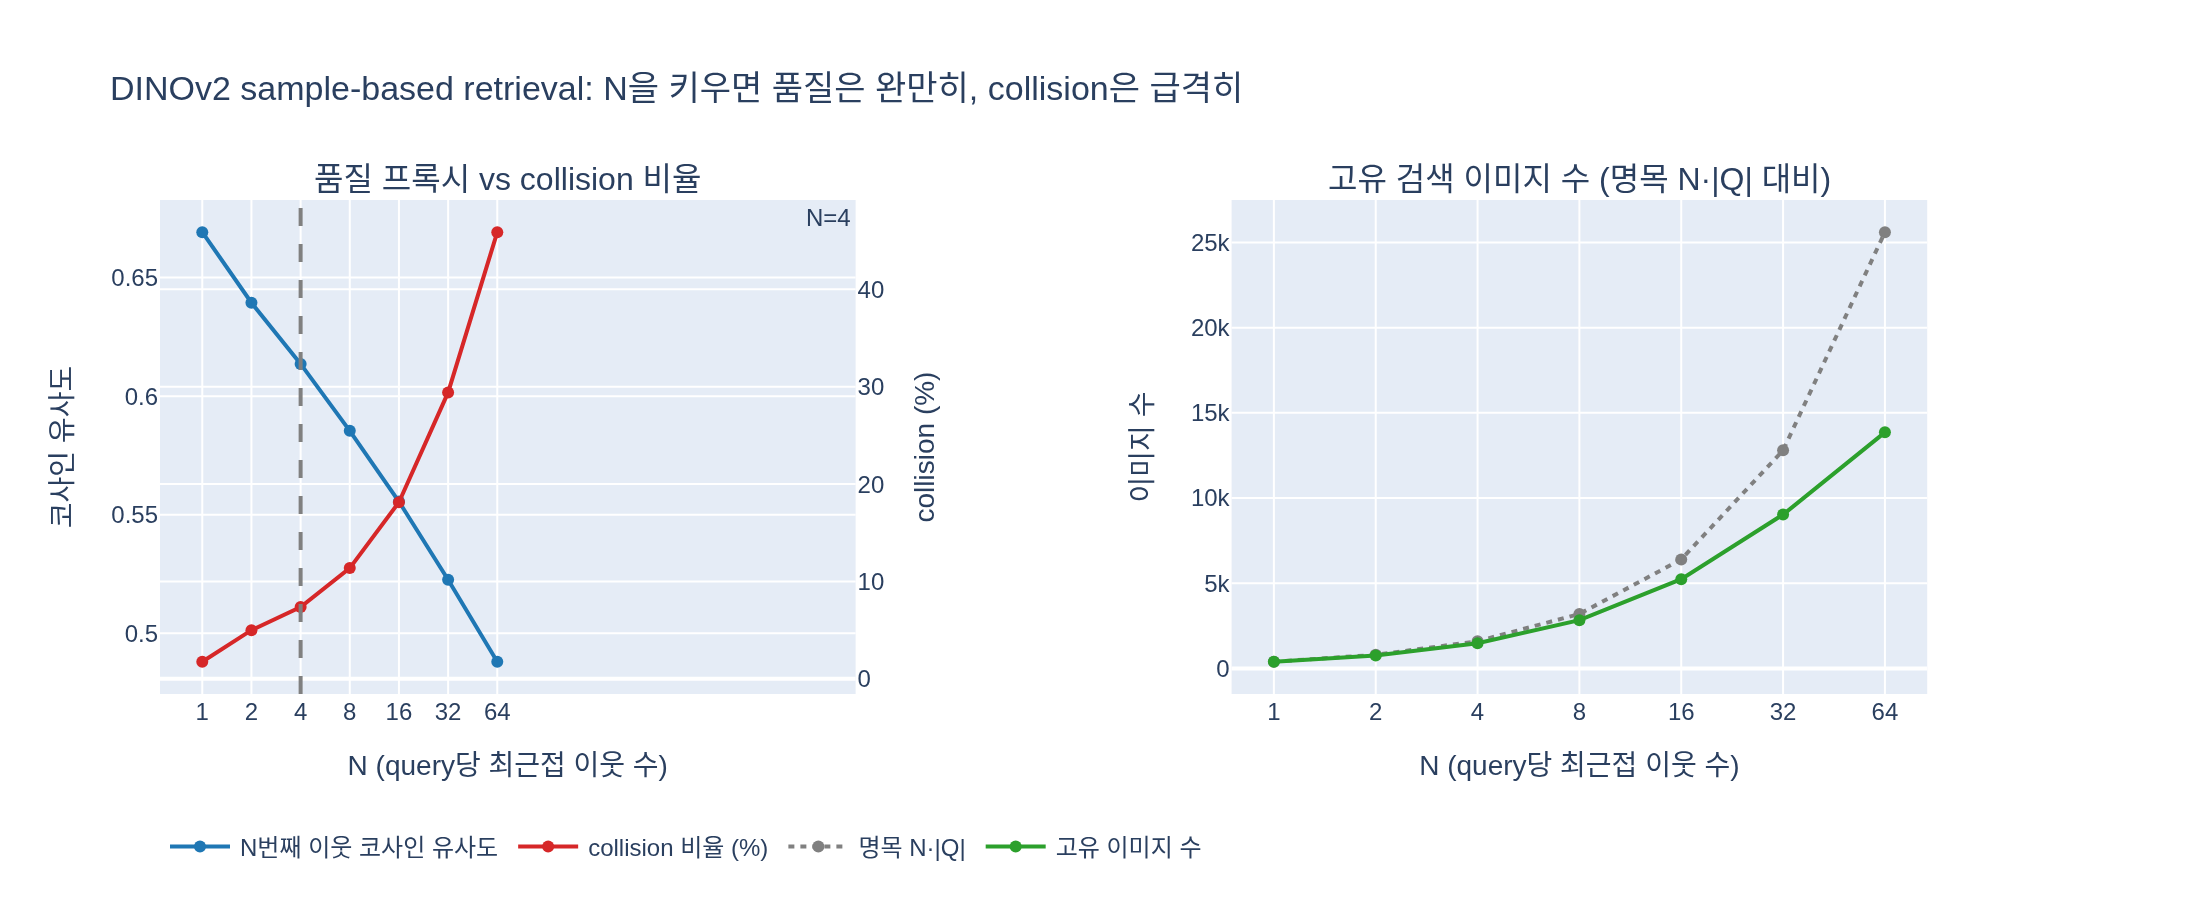

Write Python code to recreate this figure.
# %% [markdown]
# # DINOv2 retrieval에서 N=4를 고른 이유 — collision 트레이드오프 실험
#
# DINOv2는 curated 이미지(query) 하나마다 uncurated pool에서 **최근접 이웃 $N$개**를 가져와
# 데이터셋을 키운다(sample-based retrieval). 논문은 $N$을 훨씬 크게 해도 검색 결과가
# *눈으로 보면* 괜찮았지만, **collision**(여러 query의 이웃으로 중복 검색되는 pool 이미지)이
# 늘어나서 $N=4$를 절충점으로 택했다고 말한다.
#
# 이 스크립트는 합성 임베딩으로 그 트레이드오프를 재현한다.
#
# - **품질 프록시**: $N$번째 이웃의 코사인 유사도 (멀어질수록 관련성 하락)
# - **collision 비율**: $1 - \dfrac{|\text{unique retrieved}|}{N \cdot |Q|}$
#
# 필요 패키지: numpy, scipy, plotly, kaleido (정적 PNG 저장용)

# %%
import os
import numpy as np
from scipy.spatial import cKDTree

import plotly.graph_objects as go
from plotly.subplots import make_subplots


def _show(fig):
    try:
        from IPython import get_ipython
        if get_ipython() is not None:  # VSCode 셀/Jupyter에서만 렌더링
            fig.show()
    except ImportError:
        pass


HERE = os.path.dirname(os.path.abspath(__file__))
rng = np.random.default_rng(0)

# %% [markdown]
# ## 1. 합성 임베딩 공간 만들기
#
# 실제 논문은 ViT-H/16 임베딩 + 코사인 유사도를 쓴다. 여기서는 $d=32$ 차원 공간에
# **개념 클러스터** $C$개를 두고, curated query와 uncurated pool을 같은 클러스터 주변에서
# 샘플링한다. 단위 벡터로 정규화하면 유클리드 최근접 = 코사인 최근접이 된다:
#
# $$\|u-v\|_2^2 = 2 - 2\,u\cdot v \quad (\|u\|=\|v\|=1)$$

# %%
D, C = 32, 50            # 임베딩 차원, 개념(클러스터) 수
Q_PER_C, P_PER_C = 8, 400  # 클러스터당 query 수 / pool 수


def make_points(n_per_cluster, centers, spread):
    pts = np.concatenate(
        [c + spread * rng.standard_normal((n_per_cluster, D)) for c in centers]
    )
    return pts / np.linalg.norm(pts, axis=1, keepdims=True)


centers = rng.standard_normal((C, D))
centers /= np.linalg.norm(centers, axis=1, keepdims=True)

queries = make_points(Q_PER_C, centers, spread=0.25)   # curated (예: ImageNet-22k)
pool = make_points(P_PER_C, centers, spread=0.35)      # uncurated (예: 웹 크롤)

print(f"queries: {queries.shape}, pool: {pool.shape}")
# 출력: queries: (400, 32), pool: (20000, 32)

# %% [markdown]
# ## 2. $N$을 바꾸며 sample-based retrieval 수행
#
# query마다 $N$개의 최근접 pool 이미지를 가져온 뒤,
#
# - 총 검색 건수 $N\cdot|Q|$ (Table 15의 "Retrieved" 열이 정확히 이 값이다),
# - 실제로 **서로 다른** 이미지 수 (collision을 제거한 진짜 증강량),
# - $N$번째 이웃의 평균 코사인 유사도 (품질 프록시)
#
# 를 기록한다.

# %%
tree = cKDTree(pool)
N_LIST = [1, 2, 4, 8, 16, 32, 64]
MAX_N = max(N_LIST)

dist, idx = tree.query(queries, k=MAX_N)          # 거리 오름차순
cos = 1 - dist**2 / 2                             # 유클리드 -> 코사인 유사도

rows = []
for N in N_LIST:
    retrieved = idx[:, :N]
    total = retrieved.size
    unique = np.unique(retrieved).size
    rows.append(
        dict(
            N=N,
            total=total,
            unique=unique,
            collision_rate=1 - unique / total,
            nth_cos=cos[:, N - 1].mean(),
            mean_cos=cos[:, :N].mean(),
        )
    )

print(f"{'N':>3} {'total':>6} {'unique':>6} {'collision':>9} {'N-th cos':>8} {'mean cos':>8}")
for r in rows:
    print(f"{r['N']:>3} {r['total']:>6} {r['unique']:>6} {r['collision_rate']:>9.1%} "
          f"{r['nth_cos']:>8.3f} {r['mean_cos']:>8.3f}")
# 출력:
#   N  total unique collision N-th cos mean cos
#   1    400    393      1.7%    0.669    0.669
#   2    800    760      5.0%    0.639    0.654
#   4   1600   1482      7.4%    0.614    0.637
#   8   3200   2836     11.4%    0.585    0.616
#  16   6400   5239     18.1%    0.556    0.592
#  32  12800   9035     29.4%    0.523    0.564
#  64  25600  13857     45.9%    0.488    0.534

# %% [markdown]
# 관찰:
#
# - $N$이 커져도 $N$번째 이웃의 유사도는 **완만하게** 떨어진다 → "눈으로 보면 여전히 괜찮다".
# - 반면 collision 비율은 $N$이 커질수록 계속 늘어 $N=32$에서 약 30%, $N=64$에서 약 46%에 이른다. 같은 개념의 query 8개가
#   같은 pool 영역을 파고 들어가면서 서로의 이웃을 중복으로 가져오기 때문이다.
# - $N=4$는 유사도 손실이 작으면서(0.669→0.614) collision이 한 자리수 %(7.4%)에 머무는 지점이다.

# %% [markdown]
# ## 3. collision의 정체: pool 이미지가 몇 개의 query에 잡혔는가
#
# collision은 "pool 이미지 하나가 여러 query의 이웃"인 상황이다.
# 그 **다중도(multiplicity)** 분포를 $N=4$와 $N=32$에서 비교한다.

# %%
def multiplicity(N):
    counts = np.bincount(idx[:, :N].ravel(), minlength=len(pool))
    return counts[counts > 0]


for N in (4, 32):
    m = multiplicity(N)
    hist = np.bincount(m)[1:]
    print(f"N={N:>2}: 1회 {hist[0]:>5}, 2회 {hist[1] if len(hist) > 1 else 0:>4}, "
          f"3회+ {hist[2:].sum() if len(hist) > 2 else 0:>4}, 최대 {m.max()}회")
# 출력:
# N= 4: 1회  1376, 2회   96, 3회+   10, 최대 4회
# N=32: 1회  6234, 2회 2073, 3회+  728, 최대 8회

# %% [markdown]
# ## 4. 논문 Table 15와 대조: Retrieved 열은 정확히 $N \times |Q|$
#
# 논문 부록 Table 15의 sample-based 행은 collision을 세지 않은 **명목** 검색 수를 적는다.
# 즉 실제 고유 이미지 수는 이보다 적을 수 있고, $N$이 클수록 그 괴리(collision)가 커진다.

# %%
table15 = {
    "ImageNet-22k (N=4)": (14_197_086, 4, 56_788_344),
    "ImageNet-1k (N=32)": (1_281_167, 32, 40_997_344),
    "Google Landmarks v2 (N=4)": (1_580_470, 4, 6_321_880),
}
for name, (q, n, retrieved) in table15.items():
    print(f"{name:<28} {q:>11,} x {n:>2} = {q*n:>11,}  (논문: {retrieved:>11,}) "
          f"{'OK' if q*n == retrieved else 'MISMATCH'}")
# 출력:
# ImageNet-22k (N=4)            14,197,086 x  4 =  56,788,344  (논문:  56,788,344) OK
# ImageNet-1k (N=32)             1,281,167 x 32 =  40,997,344  (논문:  40,997,344) OK
# Google Landmarks v2 (N=4)      1,580,470 x  4 =   6,321,880  (논문:   6,321,880) OK

# %% [markdown]
# ## 5. 시각화: 품질 vs collision 트레이드오프

# %%
Ns = [r["N"] for r in rows]
fig = make_subplots(
    rows=1, cols=2,
    subplot_titles=(
        "품질 프록시 vs collision 비율",
        "고유 검색 이미지 수 (명목 N·|Q| 대비)",
    ),
    specs=[[{"secondary_y": True}, {}]],
)

fig.add_trace(
    go.Scatter(x=Ns, y=[r["nth_cos"] for r in rows], name="N번째 이웃 코사인 유사도",
               mode="lines+markers", line=dict(color="#1f77b4")),
    row=1, col=1, secondary_y=False,
)
fig.add_trace(
    go.Scatter(x=Ns, y=[100 * r["collision_rate"] for r in rows], name="collision 비율 (%)",
               mode="lines+markers", line=dict(color="#d62728")),
    row=1, col=1, secondary_y=True,
)
fig.add_vline(x=4, line_dash="dash", line_color="gray", row=1, col=1,
              annotation_text="N=4", annotation_position="top left")

fig.add_trace(
    go.Scatter(x=Ns, y=[r["total"] for r in rows], name="명목 N·|Q|",
               mode="lines+markers", line=dict(color="gray", dash="dot")),
    row=1, col=2,
)
fig.add_trace(
    go.Scatter(x=Ns, y=[r["unique"] for r in rows], name="고유 이미지 수",
               mode="lines+markers", line=dict(color="#2ca02c")),
    row=1, col=2,
)

fig.update_xaxes(type="log", title_text="N (query당 최근접 이웃 수)", tickvals=Ns)
fig.update_yaxes(title_text="코사인 유사도", row=1, col=1, secondary_y=False)
fig.update_yaxes(title_text="collision (%)", row=1, col=1, secondary_y=True)
fig.update_yaxes(title_text="이미지 수", row=1, col=2)
fig.update_layout(
    title="DINOv2 sample-based retrieval: N을 키우면 품질은 완만히, collision은 급격히",
    width=1100, height=450, legend=dict(orientation="h", y=-0.25),
)
_show(fig)

png_path = os.path.join(HERE, "expy.png")
try:
    fig.write_image(png_path, scale=2)
    print("saved:", png_path)
except Exception as e:  # kaleido 미설치 등
    print("PNG 저장 실패:", e)
# 출력: saved: /home/sungwoo/projects/swcho/dinov2/fm/papers/.fm/hints/003a463d-edfe-4c67-83dc-799c786e64cc/expy.png

# %% [markdown]
# ## 정리
#
# | 관점 | $N$ 작음 (1~4) | $N$ 큼 (32~64) |
# |---|---|---|
# | $N$번째 이웃 유사도 | 높음 | 완만히 하락 — 시각적으로는 여전히 그럴듯 |
# | collision | 수 % | 수십 % — 여러 query가 같은 이미지를 중복 검색 |
# | 실효 증강량 | $\approx N\cdot|Q|$ | 명목치보다 크게 작음 |
#
# 논문의 선택 $N=4$: "훨씬 큰 $N$도 시각적 품질은 좋아 보였지만 collision이 늘어난다"는
# 관찰과 정확히 일치한다. 큰 데이터셋(ImageNet-22k, GLDv2)에는 $N=4$,
# 핵심 축으로 삼은 ImageNet-1k에만 예외적으로 $N=32$를 썼다(부록 A.4).
